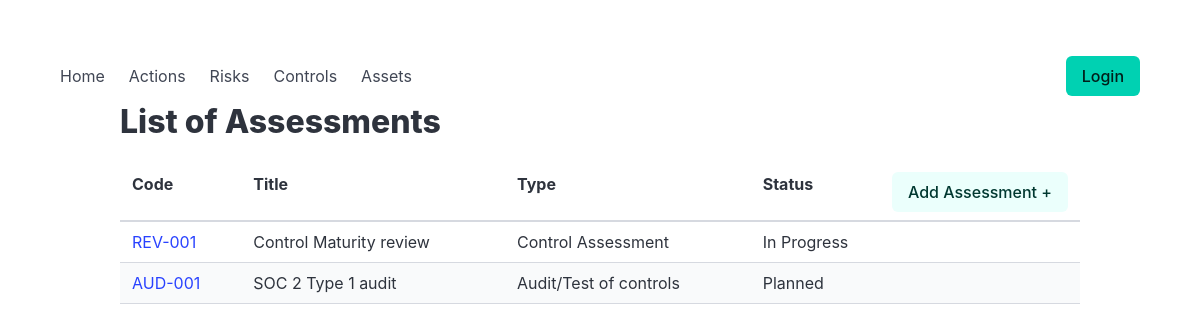
The page /assessment/ on the database as committed earlier.
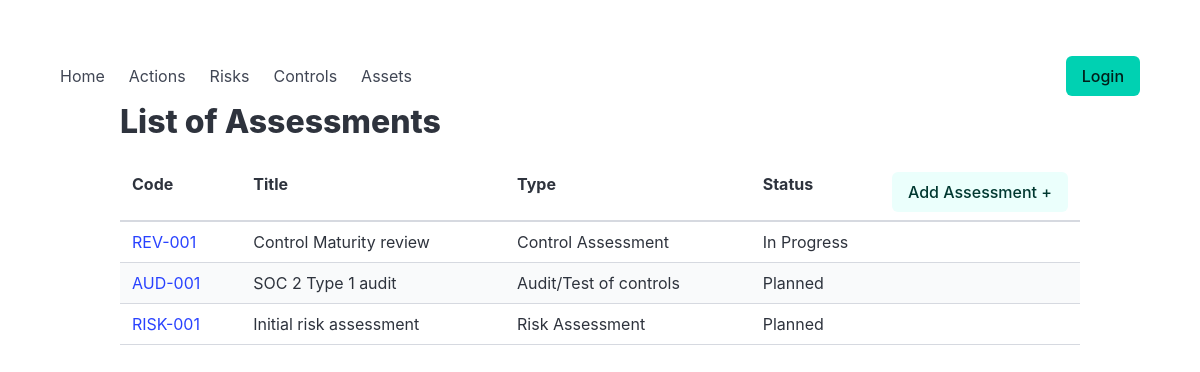
The same page on the database as committed later.
### car/models.py (models this page shows, shortened)
class TimestampedModel(models.Model):
    created_at = models.DateTimeField(auto_now_add=True)
    updated_at = models.DateTimeField(auto_now=True)
    created_by = models.ForeignKey(
        settings.AUTH_USER_MODEL,
        null=True,
        blank=True,
        on_delete=models.SET_NULL,
        related_name="%(class)s_created",
        editable=False,
    )
    updated_by = models.ForeignKey(
        settings.AUTH_USER_MODEL,
        null=True,
        blank=True,
        on_delete=models.SET_NULL,
        related_name="%(class)s_updated",
        editable=False,
    )
    updated_by_username = models.CharField(
        max_length=150,
        blank=True,
        editable=False,
    )
    class Meta:
        abstract = True

class Assessment(TimestampedModel):
    assessment_code = models.CharField( max_length=50, unique=True, help_text="human-readable audit identifier",) #i.e. AUDIT-002)
    title = models.CharField( max_length=255,)
    owner = models.ForeignKey( Owner, related_name="assessments", on_delete=models.PROTECT, blank=True,null=True, help_text="Overall Assessment Owner", )
    assessment_type = models.CharField(max_length=20,choices=AssessmentType.choices, help_text="Important: The assessment type cannot be easily changed after creation. Your assessment scope will be based on the selected type (Risks or Controls).",)
    status = models.CharField( max_length=20, choices=AssessmentStatus.choices,
        default=AssessmentStatus.PLANNED, )
    start_date = models.DateField( null=True, blank=True, )
    due_date = models.DateField( null=True, blank=True,)
    completed_at = models.DateTimeField( null=True, blank=True, )
    description = models.TextField( blank=True, )
    history = HistoricalRecords()
    class Meta:
        ordering = ["-start_date", "assessment_code"]

### car/views.py (the view)
# urls.py: path("assessment/", views.assessment_list, name="assessment_list"),
def assessment_list(request):
    assess_list = Assessment.objects.all()
    context = {"assess_list": assess_list, "ptitle": "List of Assessments", }
    logger.debug("assess_list: accessing by %s", request.user)
    return render(request, "car/assessment_list.html", context)

### car/templates/car/assessment_list.html (shortened to what this page needs)
{% extends "car/base.html" %}
{% block content %}
{% load static %}
    <div class="container">
      <h1 class="title">List of Assessments</h1>
      <table class="table is-striped is-hoverable is-fullwidth">
        <thead>
          <tr>
            <th>Code</th>
            <th>Title</th>
            <th>Type</th>
            <th>Status
                <div style="float: right;"><a href="{% url 'car:assessment_edit' 0 %}">
					<span title="Add new Assessment" class="button is-primary is-light">Add Assessment +</span></a>
			    </div>
            </th>
          </tr>
        </thead>
        <tbody>
          <tr>
        {% for assess in assess_list %}
            <td><a href="{% url 'car:assessment_edit' assess.pk %}">{{ assess.assessment_code }}</a></td>
            <td>{{ assess.title|slice:":80" }}</td>
            <td>{{ assess.get_assessment_type_display }}</td>
            <td>{{ assess.get_status_display }}</td>
          </tr><tr>
        {% empty %}
            <td colspan="4">There are currently no assessments.</td>
        {% endfor %}
          </tr>
        </tbody>
      </table>
    </div>
{% endblock %}

Rows that differ between the two databases and show on the page:
added Assessment: assessment_code "RISK-001", title "Initial risk assessment", assessment_type "Risk Assessment", status "Planned"
